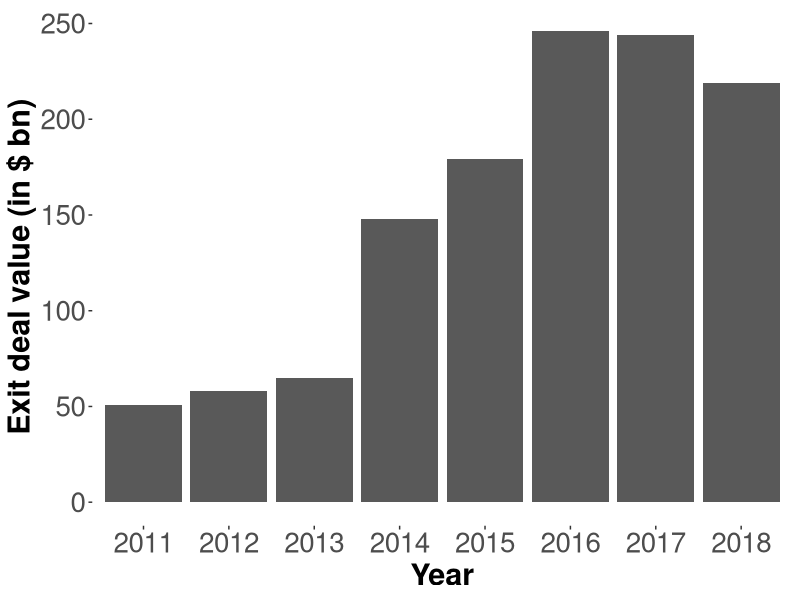

This figure's R source:
# Source: https://www.statista.com/statistics/885843/global-startup-exits-deals-value/

library(ggplot2)

Year = c(2011, 2012, 2013, 2014, 2015, 2016, 2017, 2018)

Value = c(51, 58, 65, 148, 179, 246, 244, 219)

exit.df = data.frame(Year, Value)

par(mar = c(5, 5, 10, 10), mfrow = c(1,1))

e.deal = ggplot(data = exit.df, aes(x = factor(Year), y= Value)) + geom_bar(stat = "identity") + xlab("Year") + ylab("Exit deal value (in $ bn)") +
        theme(panel.grid.major = element_blank(), 
              panel.grid.minor = element_blank(),
              panel.background = element_rect(fill = "transparent",colour = NA),
              plot.background = element_rect(fill = "transparent",colour = NA), 
              axis.text=element_text(size=20), axis.title=element_text(size=22,face="bold")) 

ggsave("exitdeal.png", e.deal, bg = "transparent", height = 5, width = 10)
